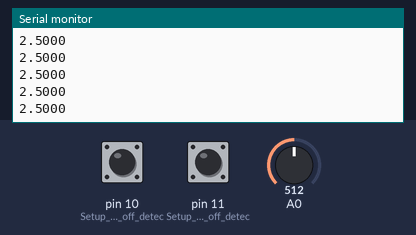
Bench run of a sketch on a simulated Arduino Leonardo, built with avr-gcc and run on an emulated ATmega32U4. Parts: the last lines printed to the serial monitor. The test bench sets the inputs (shaded band); at power-on: pin 10 (Setup_for_leads_off_detec) LOW, A0 = 512, pin 11 (Setup_for_leads_off_detec) LOW.

Above: at 1.2 s.
1.3 s: pin 10 (Setup_for_leads_off_detec) pulled HIGH for 0.15 s
2.9 s: A0 set to 716
At 3.4 s:
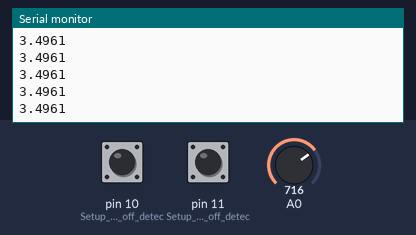
4.4 s: pin 11 (Setup_for_leads_off_detec) pulled HIGH for 1 s
At 4.9 s:
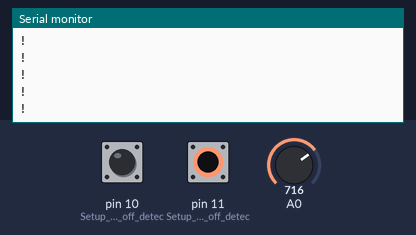

Measured:
- after the input at 2.9 s, the serial monitor: prints a new line at once (image 1)

The sketch:

Heart_Rate_Display_Arduino.ino
```cpp
// (licence header left out)
/*
Cable Negro: Brazo derecho
Cable Azul:  Brazo izquierdo
Cable Rojo:  Pierna Derecha
*/


void setup() {
  // initialize the serial communication:
  Serial.begin(9600);
  pinMode(10, INPUT); // Setup for leads off detection LO +
  pinMode(11, INPUT); // Setup for leads off detection LO -

}

void loop() {

  if((digitalRead(10) == 1)||(digitalRead(11) == 1)){
    Serial.println('!');
  }
  else{
    // send the value of analog input 0:
			//Serial.print(millis());
			//Serial.print(" ");
			Serial.println(analogRead(A0)*5.0/1024,4);
  }
  //Wait for a bit to keep serial data from saturating
  delay(2);
}
```
